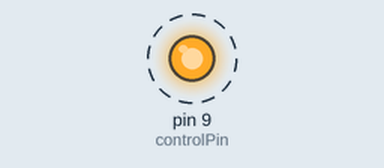
Simulated run of this sketch. Board: Arduino Uno, built with avr-gcc and run on an emulated ATmega328P. On the bench: output pins drawn as LEDs (lit = HIGH). Dashed ring = blinking.

Above: at 0.2 s.
Timing chart, 0 to 3.0 s (numbered marks = the images above):
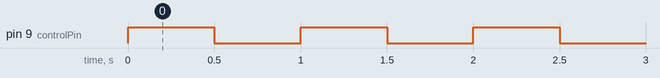

Measured:
- by itself, pin 9 (controlPin): alternates HIGH for 0.50 s and LOW for 0.50 s

The sketch:

electric_relay.ino
```cpp
int controlPin=9;
void setup() {
  // put your setup code here, to run once:
  pinMode(controlPin, OUTPUT);
}

void loop() {
  // put your main code here, to run repeatedly:
  digitalWrite(controlPin, HIGH);
  delay(500);
  digitalWrite(controlPin, LOW);
  delay(500);

}
```
